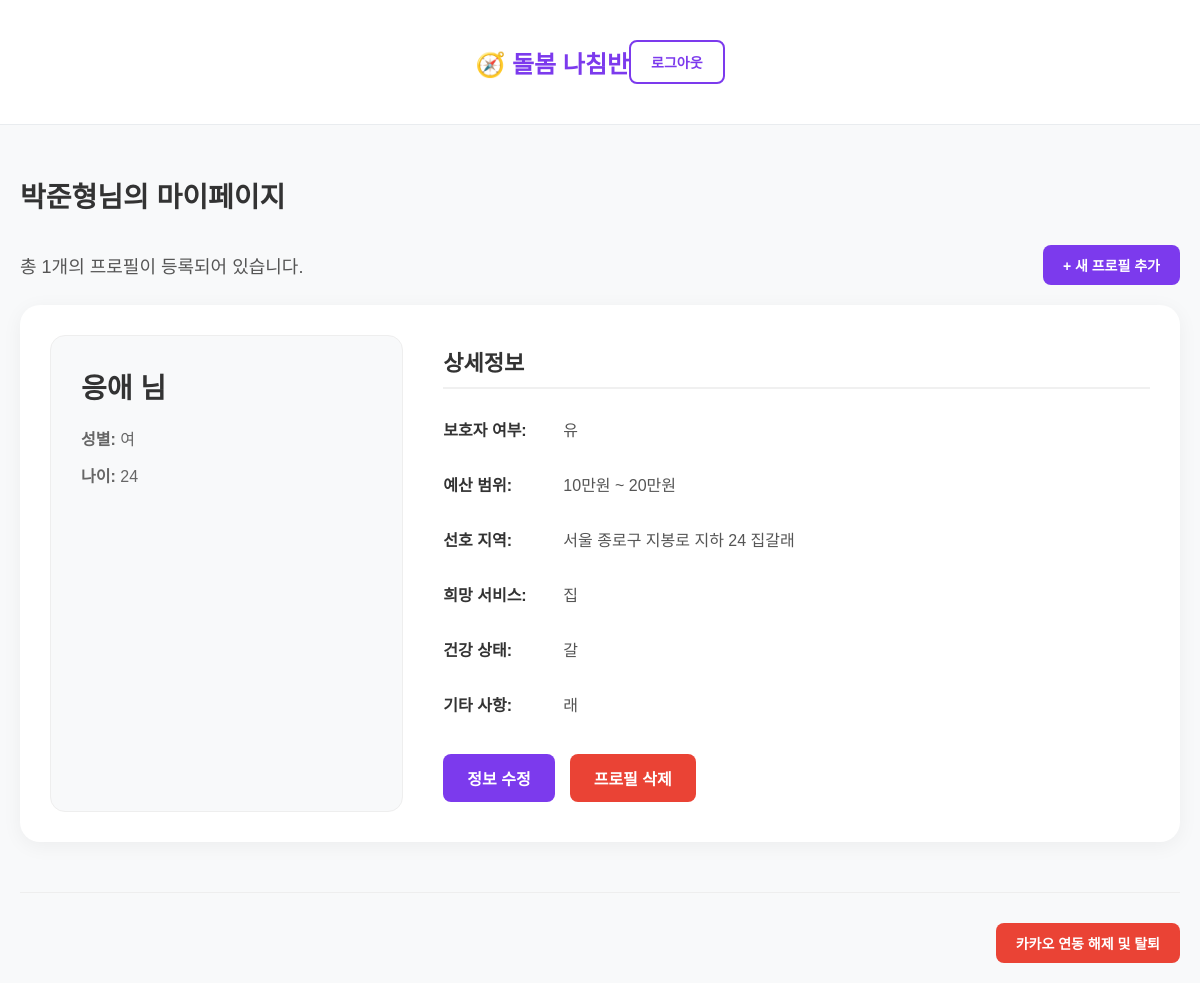
The page /mypage/ (signed in) on the database as committed earlier.
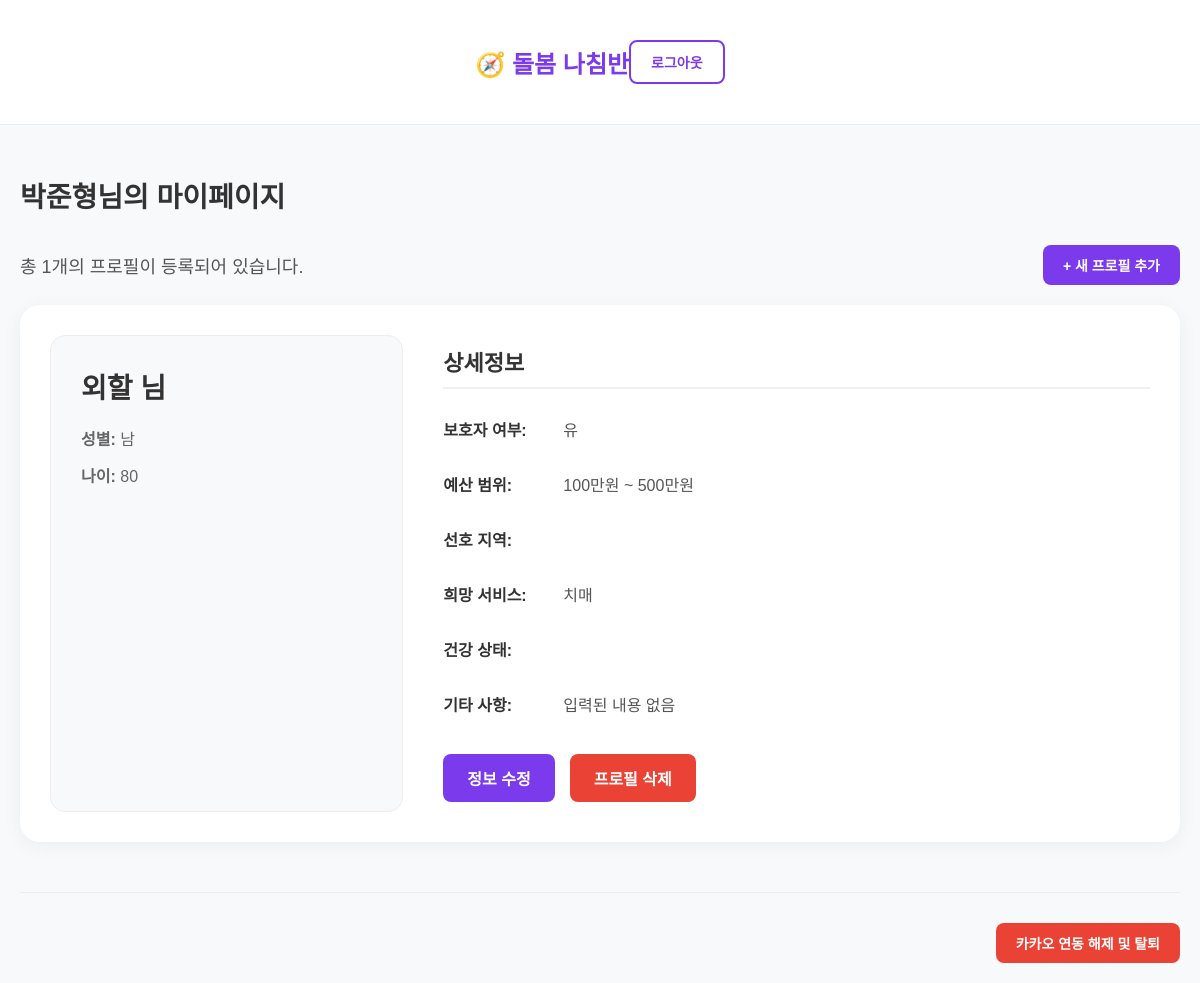
The same page on the database as committed later.
### myapp/models.py (models this page shows, shortened)
class SelfProfile(models.Model):
    user = models.OneToOneField(User, on_delete=models.CASCADE, related_name='self_profile')
    kakao_id = models.CharField(max_length=100, unique=True)
    name = models.CharField(max_length=100)
    scrapped = models.BooleanField(default=False)
    recent = models.BooleanField(default=False)
    reviews = models.BooleanField(default=False)

class ProtectedProfile(models.Model):
    user = models.ForeignKey(User, on_delete=models.CASCADE, related_name='protected_profile')
    number = models.PositiveIntegerField(blank=True, null=True)
    name = models.CharField(max_length=100, blank=False, null=False, validators=[validate_korean_only])
    age = models.PositiveIntegerField(blank=False, null=False)
    sex = models.CharField(choices=[('남', '남'), ('여', '여')], default='남')
    guardian = models.CharField(choices=[('유', '유'), ('무', '무')], default='무')
    address = models.TextField(blank=True, null=True)
    address_detail = models.TextField(blank=True, null=True)
    budget_min = models.PositiveBigIntegerField(blank=True, null=True)
    budget_max = models.PositiveBigIntegerField(blank=True, null=True)
    preferred_services = models.TextField(blank=True, null=True)
    health_conditions = models.TextField(blank=True, null=True)
    additional_info = models.TextField(blank=True, null=True)

### myapp/views.py (the view)
# urls.py: path("mypage/", views.mypage, name='mypage'),
@login_required
def mypage(request):
    self_profile = SelfProfile.objects.get(user=request.user)
    protected_profiles = ProtectedProfile.objects.filter(user=request.user)
    return render(request, 'mypage.html', {
        'self_profile': self_profile,
        'protected_profiles': protected_profiles
    })

### myapp/templates/mypage.html (shortened to what this page needs)
<!DOCTYPE html>
<html lang="ko">
<head>
</head>
<body>
    <div class="header">
        <div class="container">
            <div style="display: flex; justify-content: space-between; align-items: center; width: 100%;">
                <a href="{% url 'main' %}" class="logo">🧭 돌봄 나침반</a>
                <div class="nav-buttons">
                    {% if user.is_authenticated %}
                        <a href="{% url 'kakao_logout' %}" class="btn btn-secondary">로그아웃</a>
                    {% else %}
                        <a href="{% url 'kakao_login' %}" class="btn btn-secondary">로그인</a>
                    {% endif %}
                </div>
            </div>
        </div>
    </div>
    <div class="container">
        <h1 class="page-title">{{ self_profile.name }}님의 마이페이지</h1>
        <div class="profile-list-header">
            <div class="profile-count">
                총 {{ protected_profiles|length }}개의 프로필이 등록되어 있습니다.
            </div>
            <a href="{% url 'add_profile' %}" class="btn btn-add-profile">+ 새 프로필 추가</a>
        </div>
        {% for profile in protected_profiles %}
            <div class="profile-container">
                <div class="profile-section">
                    <div class="basic-info">
                        <div class="name">{{ profile.name }} 님</div>
                        <div class="basic-details">
                            <div><strong>성별:</strong> {{ profile.get_sex_display }}</div>
                            <div><strong>나이:</strong> {{ profile.age }}</div>
                        </div>
                    </div>
                    <div class="detailed-info">
                        <h2 class="section-title">상세정보</h2>
                        <div class="info-grid">
                            <div class="info-item">
                                <span class="info-label">보호자 여부:</span>
                                <span class="info-value">{{ profile.guardian }}</span>
                            </div>
                            <div class="info-item">
                                <span class="info-label">예산 범위:</span>
                                <span class="info-value">{{ profile.budget_min }}만원 ~ {{ profile.budget_max }}만원</span>
                            </div>
                            <div class="info-item">
                                <span class="info-label">선호 지역:</span>
                                <span class="info-value">{{ profile.address }} {{ profile.address_detail }}</span>
                            </div>
                            <div class="info-item">
                                <span class="info-label">희망 서비스:</span>
                                <span class="info-value">{{ profile.preferred_services }}</span>
                            </div>
                            <div class="info-item">
                                <span class="info-label">건강 상태:</span>
                                <span class="info-value">{{ profile.health_conditions }}</span>
                            </div>
                            <div class="info-item">
                                <span class="info-label">기타 사항:</span>
                                <span class="info-value">{{ profile.additional_info|default:"입력된 내용 없음" }}</span>
                            </div>
                        </div>
                        <div class="action-buttons">
                            <a href="{% url 'edit_profile' profile.id %}" class="action-btn btn-edit">정보 수정</a>
                            <form action="{% url 'delete_profile' profile.id %}" method="post" onsubmit="return confirm('정말로 이 프로필을 삭제하시겠습니까?');">
                                <button type="submit" class="action-btn btn-delete">프로필 삭제</button>
                            </form>
                        </div>
                    </div>
                </div>
            </div>
        {% empty %}
            <div class="no-profile">
                <p>아직 등록된 피보호자 프로필이 없습니다.</p>
                <p>위의 '+ 새 프로필 추가' 버튼을 눌러 첫 프로필을 등록해보세요.</p>
            </div>
        {% endfor %}
        <div class="unlink-section">
            <form action="{% url 'kakao_unlink' %}" method="post" onsubmit="return confirm('정말로 탈퇴하시겠습니까?\n모든 프로필 정보가 영구적으로 삭제됩니다.');">
                <button type="submit" class="btn btn-delete">카카오 연동 해제 및 탈퇴</button>
            </form>
        </div>
    </div>
</body>
</html>

### myapp/templates/mypage.html (style rules this page uses)
* { margin: 0; padding: 0; box-sizing: border-box; }
body { font-family: 'Malgun Gothic', sans-serif; background-color: #f8f9fa; }
.container { max-width: 1200px; margin: 0 auto; padding: 20px; }
.header { display: flex; justify-content: space-between; align-items: center; padding: 20px 0; border-bottom: 1px solid #e9ecef; background: white; margin-bottom: 30px; }
.logo { display: flex; align-items: center; font-size: 24px; font-weight: bold; color: #7c3aed; cursor: pointer; text-decoration: none; }
.nav-buttons { display: flex; gap: 10px; }
.btn { padding: 10px 20px; border: none; border-radius: 8px; cursor: pointer; font-size: 14px; font-weight: bold; transition: all 0.3s; text-decoration: none; display: inline-block; }
.btn-secondary { background: white; color: #7c3aed; border: 2px solid #7c3aed; }
.page-title { font-size: 28px; font-weight: bold; margin-bottom: 30px; color: #333; }
.profile-list-header { display: flex; justify-content: space-between; align-items: center; margin-bottom: 20px; }
.profile-count { font-size: 18px; color: #555; }
.btn-add-profile { background: #7c3aed; color: white; }
.profile-container { background: white; border-radius: 20px; padding: 30px; box-shadow: 0 4px 20px rgba(0,0,0,0.05); margin-bottom: 30px; }
.profile-section { display: grid; grid-template-columns: 1fr 2fr; gap: 40px; }
.basic-info { background: #f8f9fa; padding: 30px; border-radius: 15px; border: 1px solid #eee; }
.name { font-size: 28px; font-weight: bold; color: #333; margin-bottom: 20px; }
.basic-details { color: #666; line-height: 1.8; }
.basic-details div { font-size: 16px; margin-bottom: 8px; }
.detailed-info { background: white; padding: 10px 0; }
.section-title { font-size: 22px; font-weight: bold; color: #333; margin-bottom: 20px; padding-bottom: 10px; border-bottom: 2px solid #f0f0f0; }
.info-grid { display: grid; gap: 15px; }
.info-item { display: flex; padding: 8px 0; }
.info-label { font-weight: bold; color: #333; width: 120px; flex-shrink: 0; }
.info-value { color: #555; flex: 1; }
.action-buttons { display: flex; gap: 15px; margin-top: 30px; align-items: center; }
.action-btn { padding: 12px 24px; border: none; border-radius: 8px; font-size: 16px; font-weight: bold; cursor: pointer; transition: all 0.3s ease; text-decoration: none; display: inline-block; }
.btn-edit { background: #7c3aed; color: white; }
.btn-delete { background: #ea4335; color: white; }
.unlink-section { margin-top: 50px; padding-top: 30px; border-top: 1px solid #eee; text-align: right; }

Rows that differ between the two databases and show on the page:
removed ProtectedProfile: name "응애", sex "여", age "24", guardian "유", budget_min "10", budget_max "20", address "서울 종로구 지봉로 지하 24", address_detail "집갈래", preferred_services "집", health_conditions "갈", additional_info "래"
added ProtectedProfile: name "외할", sex "남", age "80", guardian "유", budget_min "100", budget_max "500", preferred_services "치매", additional_info "입력된 내용 없음"
